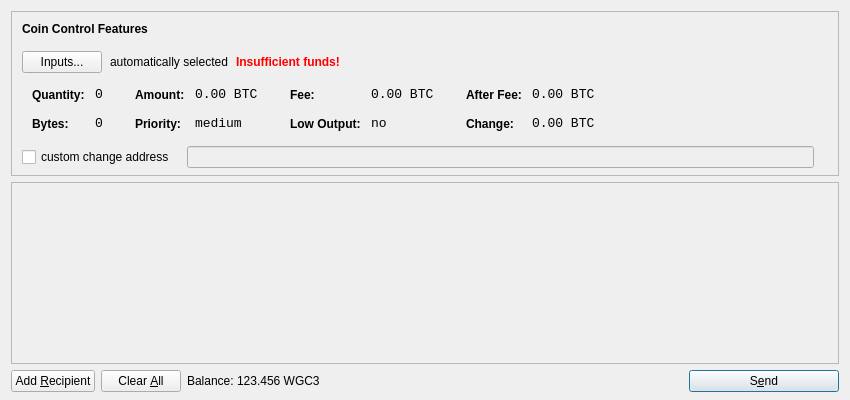
<?xml version="1.0" encoding="UTF-8"?>
<ui version="4.0">
 <class>SendCoinsDialog</class>
 <widget class="QDialog" name="SendCoinsDialog">
  <property name="geometry">
   <rect>
    <x>0</x>
    <y>0</y>
    <width>850</width>
    <height>400</height>
   </rect>
  </property>
  <property name="windowTitle">
   <string>Send Coins</string>
  </property>
  <layout class="QVBoxLayout" name="verticalLayout" stretch="0,1,0">
   <property name="bottomMargin">
    <number>8</number>
   </property>
   <item>
    <widget class="QFrame" name="frameCoinControl">
     <property name="sizePolicy">
      <sizepolicy hsizetype="Expanding" vsizetype="Expanding">
       <horstretch>0</horstretch>
       <verstretch>0</verstretch>
      </sizepolicy>
     </property>
     <property name="maximumSize">
      <size>
       <width>16777215</width>
       <height>16777215</height>
      </size>
     </property>
     <property name="frameShape">
      <enum>QFrame::StyledPanel</enum>
     </property>
     <property name="frameShadow">
      <enum>QFrame::Sunken</enum>
     </property>
     <layout class="QVBoxLayout" name="verticalLayoutCoinControl2">
      <property name="spacing">
       <number>-1</number>
      </property>
      <property name="leftMargin">
       <number>0</number>
      </property>
      <property name="topMargin">
       <number>0</number>
      </property>
      <property name="rightMargin">
       <number>0</number>
      </property>
      <property name="bottomMargin">
       <number>6</number>
      </property>
      <item>
       <layout class="QVBoxLayout" name="verticalLayoutCoinControl" stretch="0,0,0,0,1">
        <property name="spacing">
         <number>0</number>
        </property>
        <property name="leftMargin">
         <number>10</number>
        </property>
        <property name="topMargin">
         <number>10</number>
        </property>
        <item>
         <layout class="QHBoxLayout" name="horizontalLayoutCoinControl1">
          <property name="bottomMargin">
           <number>15</number>
          </property>
          <item>
           <widget class="QLabel" name="labelCoinControlFeatures">
            <property name="sizePolicy">
             <sizepolicy hsizetype="Preferred" vsizetype="Maximum">
              <horstretch>0</horstretch>
              <verstretch>0</verstretch>
             </sizepolicy>
            </property>
            <property name="font">
             <font>
              <weight>75</weight>
              <bold>true</bold>
             </font>
            </property>
            <property name="styleSheet">
             <string notr="true">font-weight:bold;</string>
            </property>
            <property name="text">
             <string>Coin Control Features</string>
            </property>
           </widget>
          </item>
         </layout>
        </item>
        <item>
         <layout class="QHBoxLayout" name="horizontalLayoutCoinControl2" stretch="0,0,0,0">
          <property name="spacing">
           <number>8</number>
          </property>
          <property name="bottomMargin">
           <number>10</number>
          </property>
          <item>
           <widget class="QPushButton" name="pushButtonCoinControl">
            <property name="styleSheet">
             <string notr="true"/>
            </property>
            <property name="text">
             <string>Inputs...</string>
            </property>
           </widget>
          </item>
          <item>
           <widget class="QLabel" name="labelCoinControlAutomaticallySelected">
            <property name="text">
             <string>automatically selected</string>
            </property>
            <property name="margin">
             <number>5</number>
            </property>
           </widget>
          </item>
          <item>
           <widget class="QLabel" name="labelCoinControlInsuffFunds">
            <property name="font">
             <font>
              <weight>75</weight>
              <bold>true</bold>
             </font>
            </property>
            <property name="styleSheet">
             <string notr="true">color:red;font-weight:bold;</string>
            </property>
            <property name="text">
             <string>Insufficient funds!</string>
            </property>
            <property name="margin">
             <number>5</number>
            </property>
           </widget>
          </item>
          <item>
           <spacer name="horizontalSpacerCoinControl">
            <property name="orientation">
             <enum>Qt::Horizontal</enum>
            </property>
            <property name="sizeHint" stdset="0">
             <size>
              <width>40</width>
              <height>1</height>
             </size>
            </property>
           </spacer>
          </item>
         </layout>
        </item>
        <item>
         <widget class="QWidget" name="widgetCoinControl" native="true">
          <property name="sizePolicy">
           <sizepolicy hsizetype="Preferred" vsizetype="Preferred">
            <horstretch>0</horstretch>
            <verstretch>0</verstretch>
           </sizepolicy>
          </property>
          <property name="minimumSize">
           <size>
            <width>0</width>
            <height>0</height>
           </size>
          </property>
          <property name="styleSheet">
           <string notr="true"/>
          </property>
          <layout class="QHBoxLayout" name="horizontalLayoutCoinControl5">
           <property name="margin">
            <number>0</number>
           </property>
           <item>
            <layout class="QHBoxLayout" name="horizontalLayoutCoinControl3" stretch="0,0,0,1">
             <property name="spacing">
              <number>20</number>
             </property>
             <property name="topMargin">
              <number>0</number>
             </property>
             <property name="bottomMargin">
              <number>10</number>
             </property>
             <item>
              <layout class="QFormLayout" name="formLayoutCoinControl1">
               <property name="horizontalSpacing">
                <number>10</number>
               </property>
               <property name="verticalSpacing">
                <number>14</number>
               </property>
               <property name="leftMargin">
                <number>10</number>
               </property>
               <property name="topMargin">
                <number>4</number>
               </property>
               <property name="rightMargin">
                <number>6</number>
               </property>
               <item row="0" column="0">
                <widget class="QLabel" name="labelCoinControlQuantityText">
                 <property name="styleSheet">
                  <string notr="true">font-weight:bold;</string>
                 </property>
                 <property name="text">
                  <string>Quantity:</string>
                 </property>
                 <property name="margin">
                  <number>0</number>
                 </property>
                </widget>
               </item>
               <item row="0" column="1">
                <widget class="QLabel" name="labelCoinControlQuantity">
                 <property name="font">
                  <font>
                   <family>Monospace</family>
                   <pointsize>10</pointsize>
                  </font>
                 </property>
                 <property name="cursor">
                  <cursorShape>IBeamCursor</cursorShape>
                 </property>
                 <property name="contextMenuPolicy">
                  <enum>Qt::ActionsContextMenu</enum>
                 </property>
                 <property name="text">
                  <string notr="true">0</string>
                 </property>
                 <property name="margin">
                  <number>0</number>
                 </property>
                 <property name="textInteractionFlags">
                  <set>Qt::LinksAccessibleByMouse|Qt::TextSelectableByKeyboard|Qt::TextSelectableByMouse</set>
                 </property>
                </widget>
               </item>
               <item row="1" column="0">
                <widget class="QLabel" name="labelCoinControlBytesText">
                 <property name="styleSheet">
                  <string notr="true">font-weight:bold;</string>
                 </property>
                 <property name="text">
                  <string>Bytes:</string>
                 </property>
                </widget>
               </item>
               <item row="1" column="1">
                <widget class="QLabel" name="labelCoinControlBytes">
                 <property name="font">
                  <font>
                   <family>Monospace</family>
                   <pointsize>10</pointsize>
                  </font>
                 </property>
                 <property name="cursor">
                  <cursorShape>IBeamCursor</cursorShape>
                 </property>
                 <property name="contextMenuPolicy">
                  <enum>Qt::ActionsContextMenu</enum>
                 </property>
                 <property name="text">
                  <string notr="true">0</string>
                 </property>
                 <property name="textInteractionFlags">
                  <set>Qt::LinksAccessibleByMouse|Qt::TextSelectableByKeyboard|Qt::TextSelectableByMouse</set>
                 </property>
                </widget>
               </item>
              </layout>
             </item>
             <item>
              <layout class="QFormLayout" name="formLayoutCoinControl2">
               <property name="horizontalSpacing">
                <number>10</number>
               </property>
               <property name="verticalSpacing">
                <number>14</number>
               </property>
               <property name="leftMargin">
                <number>6</number>
               </property>
               <property name="topMargin">
                <number>4</number>
               </property>
               <property name="rightMargin">
                <number>6</number>
               </property>
               <item row="0" column="0">
                <widget class="QLabel" name="labelCoinControlAmountText">
                 <property name="styleSheet">
                  <string notr="true">font-weight:bold;</string>
                 </property>
                 <property name="text">
                  <string>Amount:</string>
                 </property>
                 <property name="margin">
                  <number>0</number>
                 </property>
                </widget>
               </item>
               <item row="0" column="1">
                <widget class="QLabel" name="labelCoinControlAmount">
                 <property name="font">
                  <font>
                   <family>Monospace</family>
                   <pointsize>10</pointsize>
                  </font>
                 </property>
                 <property name="cursor">
                  <cursorShape>IBeamCursor</cursorShape>
                 </property>
                 <property name="contextMenuPolicy">
                  <enum>Qt::ActionsContextMenu</enum>
                 </property>
                 <property name="text">
                  <string notr="true">0.00 BTC</string>
                 </property>
                 <property name="textInteractionFlags">
                  <set>Qt::LinksAccessibleByMouse|Qt::TextSelectableByKeyboard|Qt::TextSelectableByMouse</set>
                 </property>
                </widget>
               </item>
               <item row="1" column="0">
                <widget class="QLabel" name="labelCoinControlPriorityText">
                 <property name="styleSheet">
                  <string notr="true">font-weight:bold;</string>
                 </property>
                 <property name="text">
                  <string>Priority:</string>
                 </property>
                </widget>
               </item>
               <item row="1" column="1">
                <widget class="QLabel" name="labelCoinControlPriority">
                 <property name="font">
                  <font>
                   <family>Monospace</family>
                   <pointsize>10</pointsize>
                  </font>
                 </property>
                 <property name="cursor">
                  <cursorShape>IBeamCursor</cursorShape>
                 </property>
                 <property name="contextMenuPolicy">
                  <enum>Qt::ActionsContextMenu</enum>
                 </property>
                 <property name="text">
                  <string>medium</string>
                 </property>
                 <property name="textInteractionFlags">
                  <set>Qt::LinksAccessibleByMouse|Qt::TextSelectableByKeyboard|Qt::TextSelectableByMouse</set>
                 </property>
                </widget>
               </item>
              </layout>
             </item>
             <item>
              <layout class="QFormLayout" name="formLayoutCoinControl3">
               <property name="horizontalSpacing">
                <number>10</number>
               </property>
               <property name="verticalSpacing">
                <number>14</number>
               </property>
               <property name="leftMargin">
                <number>6</number>
               </property>
               <property name="topMargin">
                <number>4</number>
               </property>
               <property name="rightMargin">
                <number>6</number>
               </property>
               <item row="0" column="0">
                <widget class="QLabel" name="labelCoinControlFeeText">
                 <property name="styleSheet">
                  <string notr="true">font-weight:bold;</string>
                 </property>
                 <property name="text">
                  <string>Fee:</string>
                 </property>
                 <property name="margin">
                  <number>0</number>
                 </property>
                </widget>
               </item>
               <item row="0" column="1">
                <widget class="QLabel" name="labelCoinControlFee">
                 <property name="font">
                  <font>
                   <family>Monospace</family>
                   <pointsize>10</pointsize>
                  </font>
                 </property>
                 <property name="cursor">
                  <cursorShape>IBeamCursor</cursorShape>
                 </property>
                 <property name="contextMenuPolicy">
                  <enum>Qt::ActionsContextMenu</enum>
                 </property>
                 <property name="text">
                  <string notr="true">0.00 BTC</string>
                 </property>
                 <property name="textInteractionFlags">
                  <set>Qt::LinksAccessibleByMouse|Qt::TextSelectableByKeyboard|Qt::TextSelectableByMouse</set>
                 </property>
                </widget>
               </item>
               <item row="1" column="0">
                <widget class="QLabel" name="labelCoinControlLowOutputText">
                 <property name="styleSheet">
                  <string notr="true">font-weight:bold;</string>
                 </property>
                 <property name="text">
                  <string>Low Output:</string>
                 </property>
                </widget>
               </item>
               <item row="1" column="1">
                <widget class="QLabel" name="labelCoinControlLowOutput">
                 <property name="font">
                  <font>
                   <family>Monospace</family>
                   <pointsize>10</pointsize>
                  </font>
                 </property>
                 <property name="cursor">
                  <cursorShape>IBeamCursor</cursorShape>
                 </property>
                 <property name="contextMenuPolicy">
                  <enum>Qt::ActionsContextMenu</enum>
                 </property>
                 <property name="text">
                  <string>no</string>
                 </property>
                 <property name="textInteractionFlags">
                  <set>Qt::LinksAccessibleByMouse|Qt::TextSelectableByKeyboard|Qt::TextSelectableByMouse</set>
                 </property>
                </widget>
               </item>
              </layout>
             </item>
             <item>
              <layout class="QFormLayout" name="formLayoutCoinControl4">
               <property name="horizontalSpacing">
                <number>10</number>
               </property>
               <property name="verticalSpacing">
                <number>14</number>
               </property>
               <property name="leftMargin">
                <number>6</number>
               </property>
               <property name="topMargin">
                <number>4</number>
               </property>
               <property name="rightMargin">
                <number>6</number>
               </property>
               <item row="0" column="0">
                <widget class="QLabel" name="labelCoinControlAfterFeeText">
                 <property name="styleSheet">
                  <string notr="true">font-weight:bold;</string>
                 </property>
                 <property name="text">
                  <string>After Fee:</string>
                 </property>
                 <property name="margin">
                  <number>0</number>
                 </property>
                </widget>
               </item>
               <item row="0" column="1">
                <widget class="QLabel" name="labelCoinControlAfterFee">
                 <property name="font">
                  <font>
                   <family>Monospace</family>
                   <pointsize>10</pointsize>
                  </font>
                 </property>
                 <property name="cursor">
                  <cursorShape>IBeamCursor</cursorShape>
                 </property>
                 <property name="contextMenuPolicy">
                  <enum>Qt::ActionsContextMenu</enum>
                 </property>
                 <property name="text">
                  <string notr="true">0.00 BTC</string>
                 </property>
                 <property name="textInteractionFlags">
                  <set>Qt::LinksAccessibleByMouse|Qt::TextSelectableByKeyboard|Qt::TextSelectableByMouse</set>
                 </property>
                </widget>
               </item>
               <item row="1" column="0">
                <widget class="QLabel" name="labelCoinControlChangeText">
                 <property name="styleSheet">
                  <string notr="true">font-weight:bold;</string>
                 </property>
                 <property name="text">
                  <string>Change:</string>
                 </property>
                </widget>
               </item>
               <item row="1" column="1">
                <widget class="QLabel" name="labelCoinControlChange">
                 <property name="font">
                  <font>
                   <family>Monospace</family>
                   <pointsize>10</pointsize>
                  </font>
                 </property>
                 <property name="cursor">
                  <cursorShape>IBeamCursor</cursorShape>
                 </property>
                 <property name="contextMenuPolicy">
                  <enum>Qt::ActionsContextMenu</enum>
                 </property>
                 <property name="text">
                  <string notr="true">0.00 BTC</string>
                 </property>
                 <property name="textInteractionFlags">
                  <set>Qt::LinksAccessibleByMouse|Qt::TextSelectableByKeyboard|Qt::TextSelectableByMouse</set>
                 </property>
                </widget>
               </item>
              </layout>
             </item>
            </layout>
           </item>
          </layout>
         </widget>
        </item>
        <item>
         <layout class="QHBoxLayout" name="horizontalLayoutCoinControl4" stretch="0,0,0">
          <property name="spacing">
           <number>12</number>
          </property>
          <property name="sizeConstraint">
           <enum>QLayout::SetDefaultConstraint</enum>
          </property>
          <property name="topMargin">
           <number>5</number>
          </property>
          <property name="rightMargin">
           <number>5</number>
          </property>
          <item>
           <widget class="QCheckBox" name="checkBoxCoinControlChange">
            <property name="text">
             <string>custom change address</string>
            </property>
           </widget>
          </item>
          <item>
           <widget class="QLineEdit" name="lineEditCoinControlChange">
            <property name="enabled">
             <bool>false</bool>
            </property>
            <property name="sizePolicy">
             <sizepolicy hsizetype="Expanding" vsizetype="Fixed">
              <horstretch>0</horstretch>
              <verstretch>0</verstretch>
             </sizepolicy>
            </property>
           </widget>
          </item>
          <item>
           <widget class="QLabel" name="labelCoinControlChangeLabel">
            <property name="sizePolicy">
             <sizepolicy hsizetype="Preferred" vsizetype="Expanding">
              <horstretch>0</horstretch>
              <verstretch>0</verstretch>
             </sizepolicy>
            </property>
            <property name="minimumSize">
             <size>
              <width>0</width>
              <height>0</height>
             </size>
            </property>
            <property name="text">
             <string/>
            </property>
            <property name="margin">
             <number>3</number>
            </property>
           </widget>
          </item>
         </layout>
        </item>
        <item>
         <spacer name="verticalSpacerCoinControl">
          <property name="orientation">
           <enum>Qt::Vertical</enum>
          </property>
          <property name="sizeHint" stdset="0">
           <size>
            <width>800</width>
            <height>1</height>
           </size>
          </property>
         </spacer>
        </item>
       </layout>
      </item>
     </layout>
    </widget>
   </item>
   <item>
    <widget class="QScrollArea" name="scrollArea">
     <property name="widgetResizable">
      <bool>true</bool>
     </property>
     <widget class="QWidget" name="scrollAreaWidgetContents">
      <property name="geometry">
       <rect>
        <x>0</x>
        <y>0</y>
        <width>830</width>
        <height>165</height>
       </rect>
      </property>
      <layout class="QVBoxLayout" name="verticalLayout_2">
       <property name="margin">
        <number>0</number>
       </property>
       <item>
        <layout class="QVBoxLayout" name="entries">
         <property name="spacing">
          <number>6</number>
         </property>
        </layout>
       </item>
       <item>
        <spacer name="verticalSpacer">
         <property name="orientation">
          <enum>Qt::Vertical</enum>
         </property>
         <property name="sizeHint" stdset="0">
          <size>
           <width>20</width>
           <height>40</height>
          </size>
         </property>
        </spacer>
       </item>
      </layout>
     </widget>
    </widget>
   </item>
   <item>
    <layout class="QHBoxLayout" name="horizontalLayout">
     <item>
      <widget class="QPushButton" name="addButton">
       <property name="toolTip">
        <string>Send to multiple recipients at once</string>
       </property>
       <property name="text">
        <string>Add &amp;Recipient</string>
       </property>
       <property name="icon">
        <iconset resource="../bitcoin.qrc">
         <normaloff>:/icons/add</normaloff>:/icons/add</iconset>
       </property>
       <property name="autoDefault">
        <bool>false</bool>
       </property>
      </widget>
     </item>
     <item>
      <widget class="QPushButton" name="clearButton">
       <property name="sizePolicy">
        <sizepolicy hsizetype="Minimum" vsizetype="Fixed">
         <horstretch>0</horstretch>
         <verstretch>0</verstretch>
        </sizepolicy>
       </property>
       <property name="toolTip">
        <string>Remove all transaction fields</string>
       </property>
       <property name="text">
        <string>Clear &amp;All</string>
       </property>
       <property name="icon">
        <iconset resource="../bitcoin.qrc">
         <normaloff>:/icons/remove</normaloff>:/icons/remove</iconset>
       </property>
       <property name="autoRepeatDelay">
        <number>300</number>
       </property>
       <property name="autoDefault">
        <bool>false</bool>
       </property>
      </widget>
     </item>
     <item>
      <layout class="QHBoxLayout" name="horizontalLayout_2">
       <property name="spacing">
        <number>3</number>
       </property>
       <item>
        <widget class="QLabel" name="label">
         <property name="text">
          <string>Balance:</string>
         </property>
        </widget>
       </item>
       <item>
        <widget class="QLabel" name="labelBalance">
         <property name="cursor">
          <cursorShape>IBeamCursor</cursorShape>
         </property>
         <property name="text">
          <string>123.456 WGC3</string>
         </property>
         <property name="textInteractionFlags">
          <set>Qt::LinksAccessibleByMouse|Qt::TextSelectableByKeyboard|Qt::TextSelectableByMouse</set>
         </property>
        </widget>
       </item>
      </layout>
     </item>
     <item>
      <spacer name="horizontalSpacer">
       <property name="orientation">
        <enum>Qt::Horizontal</enum>
       </property>
       <property name="sizeHint" stdset="0">
        <size>
         <width>40</width>
         <height>20</height>
        </size>
       </property>
      </spacer>
     </item>
     <item>
      <widget class="QPushButton" name="sendButton">
       <property name="minimumSize">
        <size>
         <width>150</width>
         <height>0</height>
        </size>
       </property>
       <property name="toolTip">
        <string>Confirm the send action</string>
       </property>
       <property name="text">
        <string>S&amp;end</string>
       </property>
       <property name="icon">
        <iconset resource="../bitcoin.qrc">
         <normaloff>:/icons/send</normaloff>:/icons/send</iconset>
       </property>
       <property name="default">
        <bool>true</bool>
       </property>
      </widget>
     </item>
    </layout>
   </item>
  </layout>
 </widget>
 <resources>
  <include location="../bitcoin.qrc"/>
 </resources>
 <connections/>
</ui>
